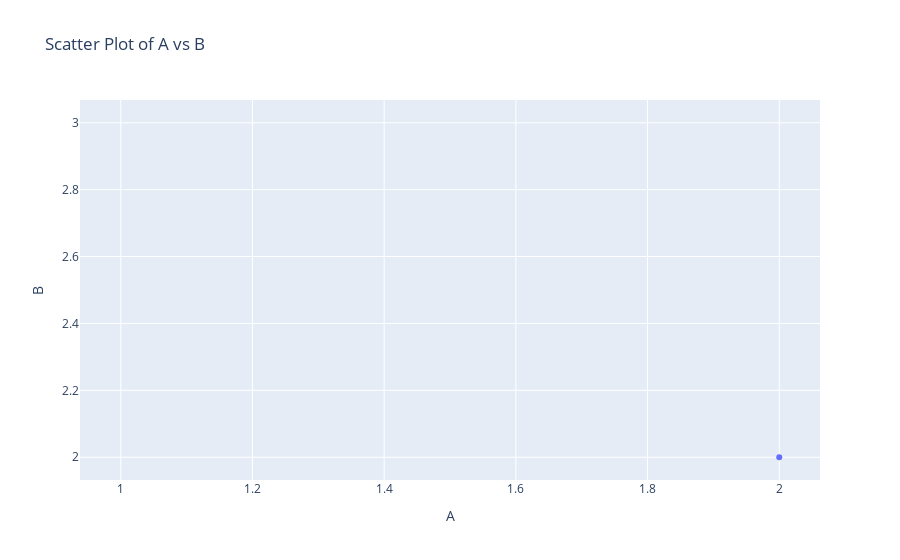

The cell this chart's notebook holds for it:
### Markdown cell above
### >>> **Exercise 12 (take home):**
If you want a nicer interactive visualization here, I would encourage you try to install and use plotly to achieve this.

### Code cell
# Answer here
import plotly.express as px

# Replace 'A' and 'B' with actual column names from the dataframe
fig = px.scatter(df, x='A', y='B', title='Scatter Plot of A vs B')
fig.show()

### Figure 1 — Plotly figure (JSON) as saved in the notebook; plotly's stock layout.template omitted (floating-point values rounded to 4 significant figures)
{"data": [{"hovertemplate": "A=%{x}<br>B=%{y}<extra></extra>", "legendgroup": "", "marker": {"color": "#636efa", "symbol": "circle"}, "mode": "markers", "name": "", "orientation": "v", "showlegend": false, "type": "scatter", "x": [1, 2, null], "xaxis": "x", "y": [null, 2, 3], "yaxis": "y"}], "layout": {"legend": {"tracegroupgap": 0}, "title": {"text": "Scatter Plot of A vs B"}, "xaxis": {"anchor": "y", "domain": [0, 1], "title": {"text": "A"}}, "yaxis": {"anchor": "x", "domain": [0, 1], "title": {"text": "B"}}}}
